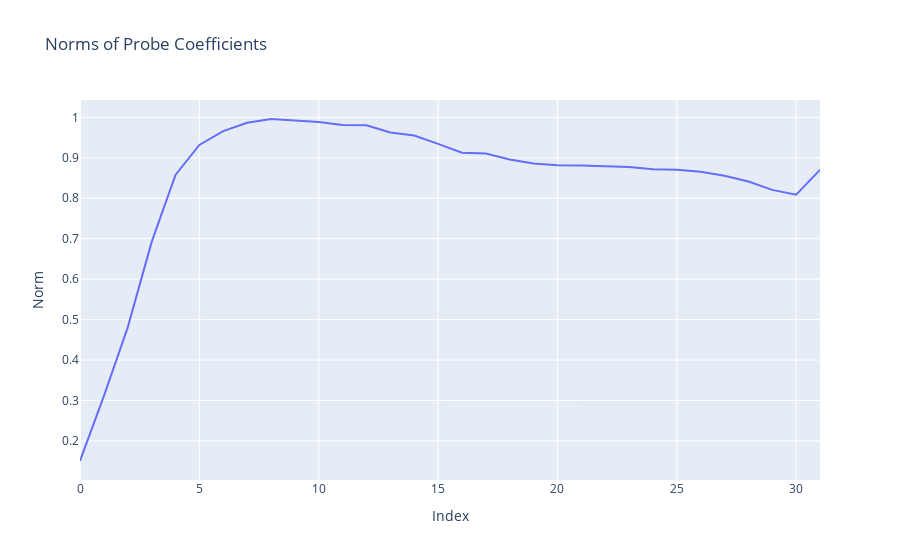

Here is the notebook cell this chart was saved with:
### Code cell
import numpy as np
import plotly.graph_objects as go

norms = [np.linalg.norm(probe.coef_) for probe in probes]

fig = go.Figure(data=go.Scatter(x=list(range(len(norms))), y=norms, mode='lines'))
fig.update_layout(title='Norms of Probe Coefficients', xaxis_title='Index', yaxis_title='Norm')
fig.show()

### Figure 1 — Plotly figure (JSON) as saved in the notebook; plotly's stock layout.template omitted (floating-point values rounded to 4 significant figures)
{"data": [{"mode": "lines", "type": "scatter", "x": [0, 1, 2, 3, 4, 5, 6, 7, 8, 9, 10, 11, 12, 13, 14, 15, 16, 17, 18, 19, 20, 21, 22, 23, 24, 25, 26, 27, 28, 29, 30, 31], "y": [0.1505, 0.3108, 0.4808, 0.6916, 0.8576, 0.9318, 0.9661, 0.9865, 0.9959, 0.9922, 0.9884, 0.9809, 0.9804, 0.9625, 0.9552, 0.9345, 0.9124, 0.9105, 0.8958, 0.8861, 0.8817, 0.881, 0.8785, 0.8776, 0.8717, 0.8705, 0.8653, 0.8559, 0.8413, 0.8208, 0.8089, 0.8703]}], "layout": {"title": {"text": "Norms of Probe Coefficients"}, "xaxis": {"title": {"text": "Index"}}, "yaxis": {"title": {"text": "Norm"}}}}
